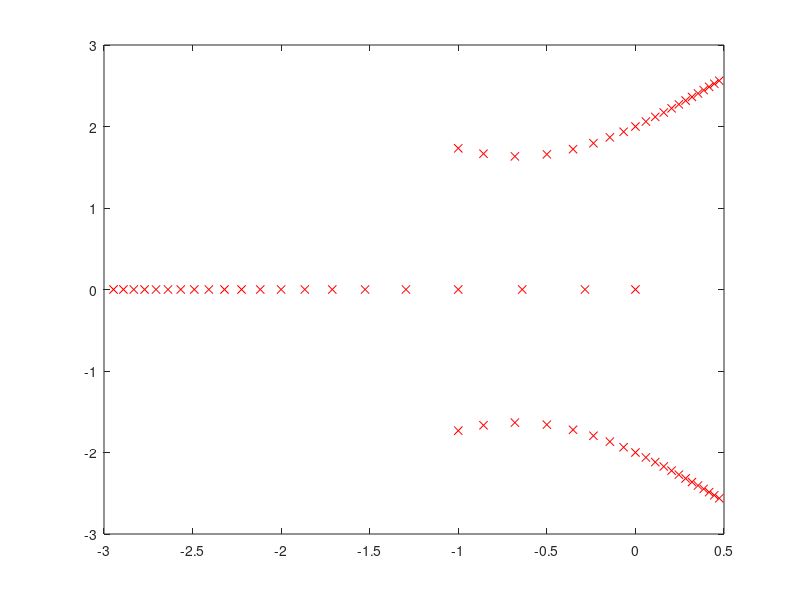

Write the MATLAB code that produced this figure.
k=0:1:20;
for i=k
    p=[1 2 4 i];
    roots(p)
    a=real(roots(p));
    b=imag(roots(p));
    plot(a,b,'rx')
     pause
     hold on
end
hold off